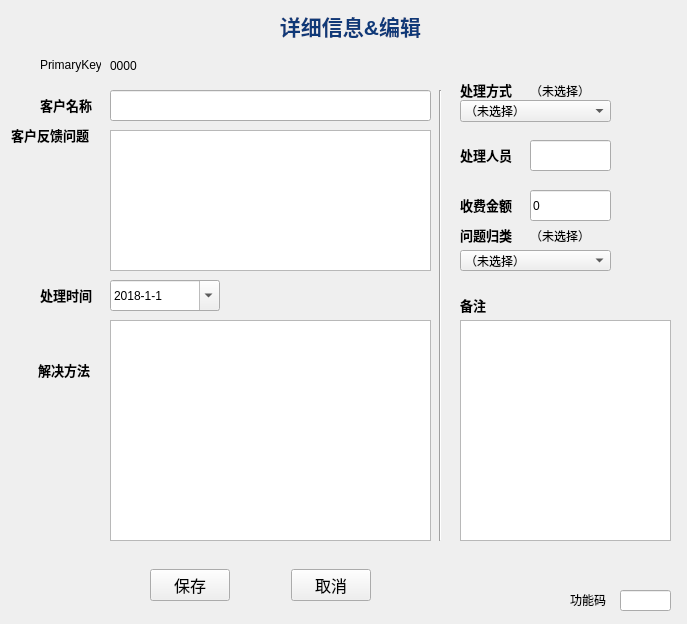
<?xml version="1.0" encoding="UTF-8"?>
<ui version="4.0">
 <class>Form</class>
 <widget class="QWidget" name="Form">
  <property name="geometry">
   <rect>
    <x>0</x>
    <y>0</y>
    <width>687</width>
    <height>624</height>
   </rect>
  </property>
  <property name="focusPolicy">
   <enum>Qt::StrongFocus</enum>
  </property>
  <property name="windowTitle">
   <string>Form</string>
  </property>
  <property name="autoFillBackground">
   <bool>true</bool>
  </property>
  <widget class="QLabel" name="label_7">
   <property name="geometry">
    <rect>
     <x>460</x>
     <y>290</y>
     <width>59</width>
     <height>31</height>
    </rect>
   </property>
   <property name="text">
    <string>&lt;html&gt;&lt;head/&gt;&lt;body&gt;&lt;p&gt;&lt;span style=&quot; font-size:10pt; font-weight:600;&quot;&gt;备注&lt;/span&gt;&lt;/p&gt;&lt;/body&gt;&lt;/html&gt;</string>
   </property>
  </widget>
  <widget class="QLabel" name="label_6">
   <property name="geometry">
    <rect>
     <x>460</x>
     <y>140</y>
     <width>59</width>
     <height>31</height>
    </rect>
   </property>
   <property name="text">
    <string>&lt;html&gt;&lt;head/&gt;&lt;body&gt;&lt;p&gt;&lt;span style=&quot; font-size:10pt; font-weight:600;&quot;&gt;处理人员&lt;/span&gt;&lt;/p&gt;&lt;/body&gt;&lt;/html&gt;</string>
   </property>
  </widget>
  <widget class="QWidget" name="horizontalLayoutWidget">
   <property name="geometry">
    <rect>
     <x>150</x>
     <y>560</y>
     <width>221</width>
     <height>51</height>
    </rect>
   </property>
   <layout class="QHBoxLayout" name="horizontalLayout">
    <item>
     <widget class="QPushButton" name="pushButton_save">
      <property name="font">
       <font>
        <family>宋体</family>
        <pointsize>12</pointsize>
        <weight>50</weight>
        <bold>false</bold>
       </font>
      </property>
      <property name="text">
       <string>保存</string>
      </property>
     </widget>
    </item>
    <item>
     <spacer name="horizontalSpacer">
      <property name="orientation">
       <enum>Qt::Horizontal</enum>
      </property>
      <property name="sizeHint" stdset="0">
       <size>
        <width>40</width>
        <height>20</height>
       </size>
      </property>
     </spacer>
    </item>
    <item>
     <widget class="QPushButton" name="pushButton_cancel">
      <property name="font">
       <font>
        <family>宋体</family>
        <pointsize>12</pointsize>
        <weight>50</weight>
        <bold>false</bold>
       </font>
      </property>
      <property name="text">
       <string>取消</string>
      </property>
     </widget>
    </item>
   </layout>
  </widget>
  <widget class="QLabel" name="label_8">
   <property name="geometry">
    <rect>
     <x>38</x>
     <y>340</y>
     <width>71</width>
     <height>61</height>
    </rect>
   </property>
   <property name="text">
    <string>&lt;html&gt;&lt;head/&gt;&lt;body&gt;&lt;p&gt;&lt;span style=&quot; font-size:10pt; font-weight:600;&quot;&gt;解决方法&lt;/span&gt;&lt;/p&gt;&lt;/body&gt;&lt;/html&gt;</string>
   </property>
  </widget>
  <widget class="QComboBox" name="comboBox_method">
   <property name="geometry">
    <rect>
     <x>460</x>
     <y>100</y>
     <width>151</width>
     <height>22</height>
    </rect>
   </property>
   <item>
    <property name="text">
     <string>（未选择）</string>
    </property>
   </item>
   <item>
    <property name="text">
     <string>远程处理</string>
    </property>
   </item>
   <item>
    <property name="text">
     <string>上门服务</string>
    </property>
   </item>
  </widget>
  <widget class="QLabel" name="label">
   <property name="geometry">
    <rect>
     <x>40</x>
     <y>50</y>
     <width>61</width>
     <height>31</height>
    </rect>
   </property>
   <property name="text">
    <string>&lt;html&gt;&lt;head/&gt;&lt;body&gt;&lt;p&gt;PrimaryKey&lt;/p&gt;&lt;/body&gt;&lt;/html&gt;</string>
   </property>
  </widget>
  <widget class="QLabel" name="label_2">
   <property name="geometry">
    <rect>
     <x>40</x>
     <y>90</y>
     <width>61</width>
     <height>31</height>
    </rect>
   </property>
   <property name="text">
    <string>&lt;html&gt;&lt;head/&gt;&lt;body&gt;&lt;p&gt;&lt;span style=&quot; font-size:10pt; font-weight:600;&quot;&gt;客户名称&lt;/span&gt;&lt;/p&gt;&lt;/body&gt;&lt;/html&gt;</string>
   </property>
  </widget>
  <widget class="QLineEdit" name="lineEdit_name">
   <property name="geometry">
    <rect>
     <x>110</x>
     <y>90</y>
     <width>321</width>
     <height>31</height>
    </rect>
   </property>
  </widget>
  <widget class="QLabel" name="label_3">
   <property name="geometry">
    <rect>
     <x>11</x>
     <y>120</y>
     <width>91</width>
     <height>31</height>
    </rect>
   </property>
   <property name="text">
    <string>&lt;html&gt;&lt;head/&gt;&lt;body&gt;&lt;p&gt;&lt;span style=&quot; font-size:10pt; font-weight:600;&quot;&gt;客户反馈问题&lt;/span&gt;&lt;/p&gt;&lt;/body&gt;&lt;/html&gt;</string>
   </property>
  </widget>
  <widget class="QLabel" name="label_4">
   <property name="geometry">
    <rect>
     <x>460</x>
     <y>80</y>
     <width>61</width>
     <height>21</height>
    </rect>
   </property>
   <property name="text">
    <string>&lt;html&gt;&lt;head/&gt;&lt;body&gt;&lt;p&gt;&lt;span style=&quot; font-size:10pt; font-weight:600;&quot;&gt;处理方式&lt;/span&gt;&lt;/p&gt;&lt;/body&gt;&lt;/html&gt;</string>
   </property>
  </widget>
  <widget class="QLabel" name="label_5">
   <property name="geometry">
    <rect>
     <x>40</x>
     <y>280</y>
     <width>61</width>
     <height>31</height>
    </rect>
   </property>
   <property name="text">
    <string>&lt;html&gt;&lt;head/&gt;&lt;body&gt;&lt;p&gt;&lt;span style=&quot; font-size:10pt; font-weight:600;&quot;&gt;处理时间&lt;/span&gt;&lt;/p&gt;&lt;/body&gt;&lt;/html&gt;</string>
   </property>
  </widget>
  <widget class="QLineEdit" name="lineEdit_staff">
   <property name="geometry">
    <rect>
     <x>530</x>
     <y>140</y>
     <width>81</width>
     <height>31</height>
    </rect>
   </property>
   <property name="text">
    <string/>
   </property>
  </widget>
  <widget class="QLabel" name="label_9">
   <property name="geometry">
    <rect>
     <x>460</x>
     <y>190</y>
     <width>59</width>
     <height>31</height>
    </rect>
   </property>
   <property name="text">
    <string>&lt;html&gt;&lt;head/&gt;&lt;body&gt;&lt;p&gt;&lt;span style=&quot; font-size:10pt; font-weight:600;&quot;&gt;收费金额&lt;/span&gt;&lt;/p&gt;&lt;/body&gt;&lt;/html&gt;</string>
   </property>
  </widget>
  <widget class="QComboBox" name="comboBox_classify">
   <property name="geometry">
    <rect>
     <x>460</x>
     <y>250</y>
     <width>151</width>
     <height>21</height>
    </rect>
   </property>
   <item>
    <property name="text">
     <string>（未选择）</string>
    </property>
   </item>
   <item>
    <property name="text">
     <string>装配问题</string>
    </property>
   </item>
   <item>
    <property name="text">
     <string>零件质量问题</string>
    </property>
   </item>
   <item>
    <property name="text">
     <string>产品设计问题</string>
    </property>
   </item>
   <item>
    <property name="text">
     <string>使用不当</string>
    </property>
   </item>
   <item>
    <property name="text">
     <string>其他类型</string>
    </property>
   </item>
  </widget>
  <widget class="QLabel" name="label_10">
   <property name="geometry">
    <rect>
     <x>460</x>
     <y>220</y>
     <width>61</width>
     <height>31</height>
    </rect>
   </property>
   <property name="text">
    <string>&lt;html&gt;&lt;head/&gt;&lt;body&gt;&lt;p&gt;&lt;span style=&quot; font-size:10pt; font-weight:600;&quot;&gt;问题归类&lt;/span&gt;&lt;/p&gt;&lt;/body&gt;&lt;/html&gt;</string>
   </property>
  </widget>
  <widget class="Line" name="line">
   <property name="geometry">
    <rect>
     <x>430</x>
     <y>90</y>
     <width>20</width>
     <height>451</height>
    </rect>
   </property>
   <property name="orientation">
    <enum>Qt::Vertical</enum>
   </property>
  </widget>
  <widget class="QPlainTextEdit" name="plainTextEdit_problem">
   <property name="geometry">
    <rect>
     <x>110</x>
     <y>130</y>
     <width>321</width>
     <height>141</height>
    </rect>
   </property>
  </widget>
  <widget class="QPlainTextEdit" name="plainTextEdit_solution">
   <property name="geometry">
    <rect>
     <x>110</x>
     <y>320</y>
     <width>321</width>
     <height>221</height>
    </rect>
   </property>
  </widget>
  <widget class="QPlainTextEdit" name="plainTextEdit_remark">
   <property name="geometry">
    <rect>
     <x>460</x>
     <y>320</y>
     <width>211</width>
     <height>221</height>
    </rect>
   </property>
  </widget>
  <widget class="QLabel" name="label_classify">
   <property name="geometry">
    <rect>
     <x>530</x>
     <y>220</y>
     <width>141</width>
     <height>31</height>
    </rect>
   </property>
   <property name="text">
    <string>（未选择）</string>
   </property>
  </widget>
  <widget class="QLabel" name="label_method">
   <property name="geometry">
    <rect>
     <x>530</x>
     <y>80</y>
     <width>131</width>
     <height>21</height>
    </rect>
   </property>
   <property name="text">
    <string>（未选择）</string>
   </property>
  </widget>
  <widget class="QLineEdit" name="lineEdit_charge">
   <property name="geometry">
    <rect>
     <x>530</x>
     <y>190</y>
     <width>81</width>
     <height>31</height>
    </rect>
   </property>
   <property name="text">
    <string>0</string>
   </property>
  </widget>
  <widget class="QDateEdit" name="dateEdit_handle">
   <property name="geometry">
    <rect>
     <x>110</x>
     <y>280</y>
     <width>110</width>
     <height>31</height>
    </rect>
   </property>
   <property name="dateTime">
    <datetime>
     <hour>0</hour>
     <minute>0</minute>
     <second>0</second>
     <year>2018</year>
     <month>1</month>
     <day>1</day>
    </datetime>
   </property>
   <property name="displayFormat">
    <string>yyyy-M-d</string>
   </property>
   <property name="calendarPopup">
    <bool>true</bool>
   </property>
   <property name="date">
    <date>
     <year>2018</year>
     <month>1</month>
     <day>1</day>
    </date>
   </property>
  </widget>
  <widget class="QLabel" name="label_15">
   <property name="geometry">
    <rect>
     <x>570</x>
     <y>590</y>
     <width>51</width>
     <height>20</height>
    </rect>
   </property>
   <property name="text">
    <string>&lt;html&gt;&lt;head/&gt;&lt;body&gt;&lt;p&gt;功能码&lt;/p&gt;&lt;/body&gt;&lt;/html&gt;</string>
   </property>
  </widget>
  <widget class="QLineEdit" name="lineEdit_passcode">
   <property name="geometry">
    <rect>
     <x>620</x>
     <y>590</y>
     <width>51</width>
     <height>21</height>
    </rect>
   </property>
   <property name="text">
    <string/>
   </property>
   <property name="echoMode">
    <enum>QLineEdit::Password</enum>
   </property>
  </widget>
  <widget class="QLabel" name="label_13">
   <property name="geometry">
    <rect>
     <x>270</x>
     <y>10</y>
     <width>161</width>
     <height>31</height>
    </rect>
   </property>
   <property name="text">
    <string>&lt;html&gt;&lt;head/&gt;&lt;body&gt;&lt;p align=&quot;center&quot;&gt;&lt;span style=&quot; font-size:16pt; font-weight:600; color:#0f3978;&quot;&gt;详细信息&amp;amp;编辑&lt;/span&gt;&lt;/p&gt;&lt;/body&gt;&lt;/html&gt;</string>
   </property>
  </widget>
  <widget class="QLabel" name="label_id">
   <property name="geometry">
    <rect>
     <x>110</x>
     <y>50</y>
     <width>51</width>
     <height>31</height>
    </rect>
   </property>
   <property name="text">
    <string>0000</string>
   </property>
  </widget>
 </widget>
 <resources/>
 <connections/>
 <slots>
  <slot>saveToSqlite()</slot>
 </slots>
</ui>
